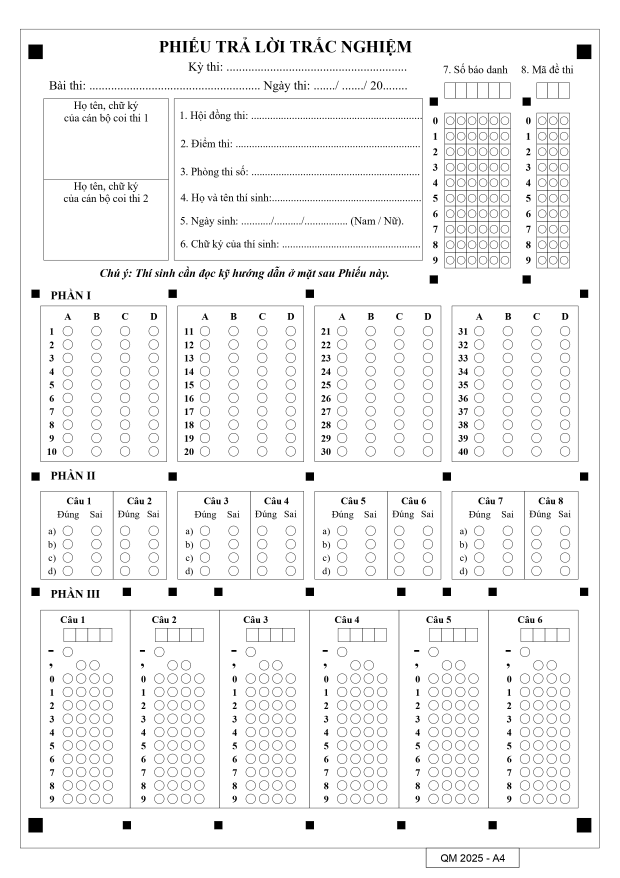
#> input picture cacmaubaithi/40-08-06---QM-2025---A4/QM 2025 - A4_page-0001.jpg, 2480 x 3509 px (shown at 1/4 size); its folder holds only this picture in this run
$ python verify_toolbox_geometry.py   (older library calls are emulated)
#> lines starting #> are read from the running program, lines starting #| are printed output that depends on the picture; after the words box and inside, x2 and y2 are one past the last pixel; in counts of white or black regions, pixels touching at a corner belong together
### grading/engine/hi.py
"""
==========================================================================
 HỆ THỐNG CHẤM BÀI TRẮC NGHIỆM OMR (Optical Mark Recognition)
 Phiếu trắc nghiệm Việt Nam - OpenCV thuần (không Deep Learning)
==========================================================================
Cấu trúc phiếu:
  - Phần I  : 40 câu ABCD, 4 cột x 10 hàng
  - Phần II : 8 câu, mỗi câu a/b/c/d x Đúng/Sai
  - Phần III: 6 câu điền số (dấu trừ, dấu phẩy, 4 cột số 0-9)

Tọa độ bubble đã calibrate bằng HoughCircles trên ảnh warped 1400x1920.

Chống nhiễu chữ in (A, B, C, D, số thứ tự...) — 3 LỚP BẢO VỆ:
  LỚP 1) erase_printed_text(): tô TRẮNG chữ in trên ảnh warped TRƯỚC threshold
         → Xóa mạnh vùng rộng nhưng BẢO VỆ bubble bằng lỗ tròn (punch-holes)
  LỚP 2) Morphological opening: loại nét mảnh còn sót (viền, stroke nhỏ)
  LỚP 3) mask_printed_text(): tô ĐEN vùng text trên threshold (safety net)
"""

import cv2
import numpy as np
import os
import json
import logging
from datetime import datetime
from PIL import Image, ExifTags
from skimage import exposure

# Preserve direct CLI/legacy import of hi.py outside the repository root.
if not __package__:
    import sys
    sys.path.insert(0, os.path.dirname(os.path.dirname(os.path.dirname(os.path.abspath(__file__)))))
from grading.cpu_runtime import serialized_grading

logger = logging.getLogger(__name__)

# ╔════════════════════════════════════════════════════════════════════════╗
# ║                        CẤU HÌNH CHUNG                               ║
# ╚════════════════════════════════════════════════════════════════════════╝

# --- Kích thước ảnh warped (sau perspective transform) ---
WARP_WIDTH = 1400
WARP_HEIGHT = 1920

# --- Vùng crop tên học sinh trên ảnh warped ---
# (x, y, w, h) — dòng "4. Họ và tên thí sinh:......."
NAME_REGION = (255, 300, 745, 60)

# --- Tham số phát hiện bubble ---
# Ngưỡng tỷ lệ pixel đen / tổng pixel trong vòng tròn
# Bubble rỗng (viền) ~0.05-0.12 trên ảnh cleaned
# Bubble đã tô        ~0.25-0.85 (phone camera thấp hơn scan)
# Chỉnh trong khoảng 0.22 - 0.38 tùy chất lượng in/scan/phone
FILL_THRESHOLD = 0.15

# Bán kính bubble (pixel trên ảnh warped, đo từ HoughCircles ~11-14)
BUBBLE_RADIUS = 13

# IMPROVEMENT 2: Multi-scale bubble radius based on image dimensions
# [9 lines left out: function _calc_adaptive_radius, not called in this run]

# Kích thước kernel morphological opening (LỚP 2) để loại nét chữ in
# Kernel 5x5 loại nét < 5px (chữ in ~2-3px, viền bubble ~2px)
# === CHỈNH KERNEL Ở ĐÂY === (5=an toàn, 7=mạnh hơn nhưng có thể phá bubble nhạt)
MORPH_KERNEL_SIZE = 3

# Ngưỡng circularity (hình tròn = 1.0, chữ cái < 0.5)
# Bubble tô đặc: circularity ~0.7-1.0
# Chữ cái A,B,C,D: circularity ~0.2-0.5
# === CHỈNH CIRCULARITY Ở ĐÂY === (0=tắt, 0.4-0.7=lọc text, >0.7=quá strict)
CIRCULARITY_THRESHOLD = 0.6

# Bán kính vùng bảo vệ bubble khi xóa text (LỚP 1)
# Phải >= BUBBLE_RADIUS để không xóa vào bubble
# +8px margin cho sai lệch warp ảnh phone (trước: +3px quá ít)
BUBBLE_PROTECT_RADIUS = BUBBLE_RADIUS + 8

# --- Hybrid OpenCV + CNN (bubble classifier) ---
# Có thể tắt CNN qua env var: HYBRID_CNN_ENABLE=0 (server yếu)
HYBRID_CNN_ENABLE = os.environ.get("HYBRID_CNN_ENABLE", "1").strip().lower() not in ("0", "false", "no")
BUBBLE_CNN_PATH = os.path.join(os.path.dirname(__file__), "bubble_cnn.pth")
BUBBLE_CNN_ONNX_PATH = os.path.join(os.path.dirname(__file__), "bubble_cnn.onnx")
CNN_IMG_SIZE = 32
CNN_FILL_THRESHOLD = 0.5
HYBRID_RATIO_LOW = 0.12
HYBRID_RATIO_HIGH = 0.45

# Part III hybrid thresholds (scores are 0-1)
P3_SIGN_SCORE_MIN = 0.18
P3_COMMA_SCORE_MIN = 0.10
P3_COMMA_GAP_MIN = 0.05
P3_DIGIT_SCORE_MIN = 0.28
P3_DIGIT_GAP_MIN = 0.05
P3_BLANK_COL_STD_MIN = 0.035
P3_OCR_ENABLE = os.environ.get("P3_OCR_ENABLE", "0").strip().lower() in ("1", "true", "yes")
P3_OCR_BOX_Y_OFFSET = -55  # relative to PART3_SIGN_Y
P3_OCR_BOX_SIZE = 34
P3_OCR_INK_MIN = 0.04
P3_OCR_INK_MAX = 0.45

# SBD/Mã đề thresholds (lighter pencil marks)
SBD_MADE_TOP_MIN = 0.18
SBD_MADE_GAP_MIN = 0.06
SBD_MADE_FALLBACK_TOP_MIN = 0.15
SBD_MADE_FALLBACK_GAP_MIN = 0.08

_CNN_MODEL = None
_CNN_DEVICE = None
_CNN_READY = False
_CNN_ERROR = None

# ╔════════════════════════════════════════════════════════════════════════╗
# ║              TỌA ĐỘ PHẦN I - 40 câu ABCD (4 cột x 10 hàng)        ║
# ╚════════════════════════════════════════════════════════════════════════╝
# start_x, start_y: tâm bubble đầu tiên (lựa chọn A, câu 1 của cột)
# step_x: khoảng cách ngang giữa A→B→C→D (~73px)
# step_y: khoảng cách dọc giữa các câu (~33px)
PART1_COLS = [
    {"start_x": 82,   "start_y": 689, "step_x": 72.3, "step_y": 33.1, "q_start": 1},   # Cột 1: Q1-Q10
    {"start_x": 430,  "start_y": 691, "step_x": 74,   "step_y": 33.1, "q_start": 11},  # Cột 2: Q11-Q20
    {"start_x": 781,  "start_y": 691, "step_x": 73,   "step_y": 33.1, "q_start": 21},  # Cột 3: Q21-Q30
    {"start_x": 1130, "start_y": 691, "step_x": 73,   "step_y": 33.1, "q_start": 31},  # Cột 4: Q31-Q40
]
PART1_NUM_ROWS = 10
PART1_CHOICES = ["A", "B", "C", "D"]

# ╔════════════════════════════════════════════════════════════════════════╗
# ║       TỌA ĐỘ PHẦN II - 8 câu x (a/b/c/d) x (Đúng/Sai)           ║
# ╚════════════════════════════════════════════════════════════════════════╝
# Mỗi block: start_x = tâm cột Đúng, start_x + step = tâm cột Sai
PART2_BLOCKS = [
    {"start_x": 81,   "start_y": 1190, "q": 1},
    {"start_x": 228,  "start_y": 1190, "q": 2},
    {"start_x": 430,  "start_y": 1190, "q": 3},
    {"start_x": 577,  "start_y": 1190, "q": 4},
    {"start_x": 781,  "start_y": 1190, "q": 5},
    {"start_x": 927,  "start_y": 1190, "q": 6},
    {"start_x": 1130, "start_y": 1190, "q": 7},
    {"start_x": 1276, "start_y": 1190, "q": 8},
]
PART2_STEP_X = 73   # Khoảng cách Đúng → Sai
PART2_STEP_Y = 33   # Khoảng cách a → b → c → d
PART2_ROWS = ["a", "b", "c", "d"]

# ╔════════════════════════════════════════════════════════════════════════╗
# ║      TỌA ĐỘ PHẦN III - 6 câu điền số (dấu trừ, phẩy, 4 cột 0-9) ║
# ╚════════════════════════════════════════════════════════════════════════╝
# Mỗi câu: sign_x = tâm bubble dấu trừ, cols_x = [4 tâm cột số]
PART3_BLOCKS = [
    {"sign_x": 81,   "cols_x": [90,  124, 159, 192],  "q": 1},
    {"sign_x": 313,  "cols_x": [324, 357, 391, 425],  "q": 2},
    {"sign_x": 547,  "cols_x": [557, 591, 624, 659],  "q": 3},
    {"sign_x": 780,  "cols_x": [790, 823, 858, 892],  "q": 4},
    {"sign_x": 1013, "cols_x": [1023, 1057, 1091, 1125], "q": 5},
    {"sign_x": 1247, "cols_x": [1249, 1283, 1317, 1351], "q": 6},
]
PART3_SIGN_Y = 1490         # Hàng dấu trừ (-)
PART3_COMMA_Y = 1522        # Hàng dấu phẩy (.)
PART3_DIGIT_START_Y = 1555  # Hàng chữ số 0
PART3_DIGIT_STEP_Y = 33.1   # Bước giữa các hàng 0→1→...→9
PART3_NUM_DIGIT_COLS = 4

# ╔════════════════════════════════════════════════════════════════════════╗
# ║     TỌA ĐỘ SỐ BÁO DANH (6 chữ số) + MÃ ĐỀ (3 chữ số)            ║
# ╚════════════════════════════════════════════════════════════════════════╝
# Vùng góc trên bên phải, mỗi cột có 10 bubble (digits 0-9)
# Tọa độ x cho từng cột (calibrated bằng HoughCircles)
SBD_COLS_X = [1057, 1085, 1113, 1141, 1169, 1197]  # 6 cột Số báo danh
MADE_COLS_X = [1292, 1321, 1345]                     # 3 cột Mã đề
# Tọa độ y cho hàng digit 0-9 (không đều nên dùng mảng tường minh)
SBD_MADE_DIGIT_Y = [173, 206, 249, 285, 326, 363, 401, 440, 480, 517]

# ╔════════════════════════════════════════════════════════════════════════╗
# ║    VÙNG CHỮ IN CẦN XÓA (aggressive — dùng với bubble protection)  ║
# ╚════════════════════════════════════════════════════════════════════════╝
# Mỗi vùng (x1, y1, x2, y2) sẽ bị xóa trắng/đen, NGOẠI TRỪ vùng tròn
# quanh mỗi bubble center (punch-holes). Nhờ đó có thể phủ RẤT RỘNG mà
# không phá hủy dữ liệu bubble.

def _build_text_erase_regions():
    """
    Tạo danh sách vùng chữ in cần xóa — RỘNG TỐI ĐA.
    Bubble được bảo vệ bởi punch-holes nên không sợ mất dữ liệu.
    """
    # === CHỈNH VÙNG MASK Ở ĐÂY ===
    regions = []

    # --- Phần I: Header "A B C D" + banner "PHẦN I" ---
    # Phủ TOÀN BỘ từ banner đến sát row 1 (y=590→680)
    # Chữ A,B,C,D thực tế ở y=655-668 → phải phủ đến y≥670
    # Bubble row 1 ở y=660 nhưng ĐƯỢC BẢO VỆ bởi punch-holes
    for cfg in PART1_COLS:
        sx = cfg["start_x"]
        ex = sx + 3 * cfg["step_x"]
        regions.append((sx - 30, 590, ex + 30, 680))
        # Số thứ tự câu bên trái: "1", "2", ..., "10"
        y_top = int(cfg["start_y"] - 15)
        col_rows = cfg.get("num_rows", PART1_NUM_ROWS)
        y_bot = int(cfg["start_y"] + (col_rows - 1) * cfg["step_y"] + 22)
        regions.append((sx - 60, y_top, sx - 3, y_bot))

    # Banner "PHẦN I" phía trên
    regions.append((15, 570, 1385, 595))

    # --- Phần II: Header "Câu N" + "Đúng Sai" + label "a) b) c) d)" ---
    regions.append((25, 1095, 1375, 1188))
    for blk in PART2_BLOCKS:
        sx = blk["start_x"]
        y_top = blk["start_y"] - 12
        y_bot = int(blk["start_y"] + 3 * PART2_STEP_Y + 12)
        regions.append((sx - 35, y_top, sx - 3, y_bot))

    # --- Phần III: Header "Câu N" + label "0"-"9" ---
    # CHÚ Ý: KHÔNG mask sign(-) và comma(.) — chỉ mask label số
    regions.append((25, 1305, 1375, 1400))
    for blk in PART3_BLOCKS:
        first_col_x = blk["cols_x"][0]
        y_top = int(PART3_DIGIT_START_Y - 8)
        y_bot = int(PART3_DIGIT_START_Y + 9 * PART3_DIGIT_STEP_Y + 15)
        regions.append((first_col_x - 45, y_top, first_col_x - 3, y_bot))

    # --- SBD + Mã đề: Label "0"-"9" bên trái ---
    sbd_left = min(SBD_COLS_X) - 45
    sbd_right = min(SBD_COLS_X) - 3
    regions.append((sbd_left, SBD_MADE_DIGIT_Y[0] - 8, sbd_right, SBD_MADE_DIGIT_Y[-1] + 15))
    made_left = min(MADE_COLS_X) - 45
    made_right = min(MADE_COLS_X) - 3
    regions.append((made_left, SBD_MADE_DIGIT_Y[0] - 8, made_right, SBD_MADE_DIGIT_Y[-1] + 15))

    return regions


TEXT_ERASE_REGIONS = _build_text_erase_regions()


def _collect_all_bubble_centers():
    """Thu thập TẤT CẢ tâm bubble trên phiếu → dùng cho punch-holes bảo vệ."""
    centers = []
    # Part I: mỗi cột có thể có num_rows riêng (hỗ trợ biến thể 26, 30 câu)
    for cfg in PART1_COLS:
        col_rows = cfg.get("num_rows", PART1_NUM_ROWS)
        for ci in range(4):
            for ri in range(col_rows):
                cx = int(cfg["start_x"] + ci * cfg["step_x"])
                cy = int(cfg["start_y"] + ri * cfg["step_y"])
                centers.append((cx, cy))
    # Part II: 8 block × 4 hàng × 2 cột = 64 bubble
    for blk in PART2_BLOCKS:
        for ci in range(2):
            for ri in range(4):
                cx = int(blk["start_x"] + ci * PART2_STEP_X)
                cy = int(blk["start_y"] + ri * PART2_STEP_Y)
                centers.append((cx, cy))
    # Part III: 6 câu × (1 sign + 4 comma + 4×10 digits)
    for blk in PART3_BLOCKS:
        centers.append((int(blk["sign_x"]), PART3_SIGN_Y))
        for col_x in blk["cols_x"]:
            centers.append((int(col_x), PART3_COMMA_Y))
            for d in range(10):
                cy = int(PART3_DIGIT_START_Y + d * PART3_DIGIT_STEP_Y)
                centers.append((int(col_x), cy))
    # SBD + Mã đề
    for cx in list(SBD_COLS_X) + list(MADE_COLS_X):
        for cy in SBD_MADE_DIGIT_Y:
            centers.append((int(cx), int(cy)))
    return centers


ALL_BUBBLE_CENTERS = _collect_all_bubble_centers()


def _build_erase_mask():
    """
    Pre-compute erase mask 1 lần duy nhất khi load module.
    Pixel=255 → sẽ bị xóa (trắng trên warped, đen trên threshold).
    Pixel=0   → được giữ nguyên (bao gồm vùng bubble).
    """
    mask = np.zeros((WARP_HEIGHT, WARP_WIDTH), dtype=np.uint8)
    # Phủ tất cả vùng text
    for (x1, y1, x2, y2) in TEXT_ERASE_REGIONS:
        x1c = max(0, int(x1))
        y1c = max(0, int(y1))
        x2c = min(WARP_WIDTH, int(x2))
        y2c = min(WARP_HEIGHT, int(y2))
        mask[y1c:y2c, x1c:x2c] = 255
    # Đục lỗ tròn (punch-holes) tại mỗi bubble center → bảo vệ bubble
    for (cx, cy) in ALL_BUBBLE_CENTERS:
        cv2.circle(mask, (cx, cy), BUBBLE_PROTECT_RADIUS, 0, -1)
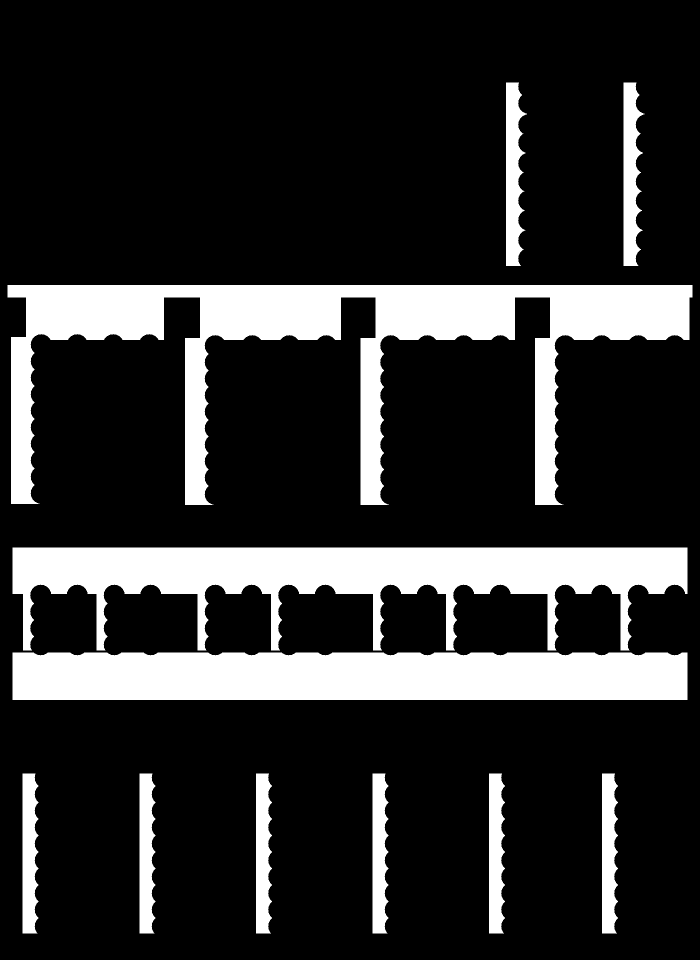
#> mask: shape (1920, 1400) (shown at 1/2 size); 19% white; 11 white regions, largest, box (x1, y1, x2, y2) and area: (15, 570, 1385, 1010) 181189, (25, 1095, 1375, 1301) 131454, (25, 1305, 1375, 1400) 126586
    return mask


ERASE_MASK = _build_erase_mask()


# ╔════════════════════════════════════════════════════════════════════════╗
# ║                 JSON: LOAD TEMPLATE / ANSWERS / SAVE                 ║
# ╚════════════════════════════════════════════════════════════════════════╝

# [339 lines left out: functions load_template, load_answers, save_result, export_excel, order_points, not called in this run]


# ╔════════════════════════════════════════════════════════════════════════╗
# ║   BƯỚC 1-2: TỰ ĐỘNG PHÁT HIỆN GIẤY + NẮN THẲNG ẢNH               ║
# ║   auto_deskew_and_crop — Pipeline 2 lớp robust cho ảnh thực tế     ║
# ╚════════════════════════════════════════════════════════════════════════╝

# --- Tham số paper detection ---
_PAPER_MIN_AREA_RATIO = 0.10  # Giấy chiếm tối thiểu 10% ảnh (phone xa)
_PAPER_MAX_AREA_RATIO = 0.98  # Tối đa 98%
_PAPER_SIDE_RATIO_MIN = 0.35  # Cạnh đối diện chênh tối đa 65% (perspective)
_PAPER_ASPECT_MIN     = 0.45  # min(w,h)/max(w,h) — A4 dọc ≈ 0.73

# --- Tham số corner markers ---
_MARKER_MIN_AREA_RATIO = 0.0001  # Ô vuông nhỏ nhất (phone xa, ảnh lớn)
_MARKER_MAX_AREA_RATIO = 0.012   # Ô vuông lớn nhất

# --- Tham số refinement ---
_REFINE_MARKER_MIN = 0.00003     # Marker trên ảnh warped nhỏ hơn
_REFINE_MARKER_MAX = 0.004
_REFINE_MIN_SPAN   = 0.60        # 4 marker phải trải ≥60% ảnh warped
_REFINE_MARGIN     = 0.20        # Mỗi marker phải trong 20% từ góc ảnh


# [449 lines left out: functions _score_warp_quality, auto_deskew_and_crop, _validate_marker_quad, _result, _draw_debug, not called in this run]


# ━━━━━━━━━━━━━━━━━━━━━━━━━━━━━━━━━━━━━━━━━━━━━━━━━━━━━━━━━━━━━━━━━━━━
#  LỚP 1: CORNER MARKERS — tìm 4 ô vuông đen ở 4 góc phiếu
# ━━━━━━━━━━━━━━━━━━━━━━━━━━━━━━━━━━━━━━━━━━━━━━━━━━━━━━━━━━━━━━━━━━━━

def _find_corner_markers(image, debug_img=None,
                          min_ratio=_MARKER_MIN_AREA_RATIO,
                          max_ratio=_MARKER_MAX_AREA_RATIO):
    """
    Tìm 4 ô vuông đen ở 4 góc phiếu.
    Thử adaptive → simple threshold.
    Trả về 4 điểm float32 hoặc None.
    """
    # [CHAMTN TOURNAMENT] Ưu tiên thuật toán Directional Tournament từ ChamTN
    # Triệt tiêu hoàn toàn nhiễu từ sàn gạch hoa văn, bàn gỗ phức tạp
    try:
        from chamtn_core import ChamTNEngine
        chamtn_quad = ChamTNEngine.find_corner_markers(image)
        if chamtn_quad is not None and len(chamtn_quad) == 4:
            return chamtn_quad.astype(np.float32)
    except Exception:
        pass

    gray = cv2.cvtColor(image, cv2.COLOR_BGR2GRAY)
    h, w = image.shape[:2]
    min_a = (w * h) * min_ratio
    max_a = (w * h) * max_ratio

    all_sq = []

    # [IMPROVE] Preprocessing mạnh hơn cho ảnh phone camera
    # 1) Bilateral filter: giữ edge, giảm noise
    bilateral = cv2.bilateralFilter(gray, 9, 75, 75)
    # 2) CLAHE: tăng contrast cục bộ
    clahe = cv2.createCLAHE(clipLimit=2.0, tileGridSize=(8, 8))
    enhanced = clahe.apply(bilateral)
    blurred = cv2.GaussianBlur(enhanced, (5, 5), 0)

    # Chiến lược 1: Adaptive threshold (chịu ánh sáng không đều)
    at = cv2.adaptiveThreshold(blurred, 255, cv2.ADAPTIVE_THRESH_GAUSSIAN_C,
                               cv2.THRESH_BINARY_INV, 31, 10)
    all_sq.extend(_extract_squares(at, min_a, max_a))

    # [IMPROVE] Chiến lược 1b: Adaptive threshold với block lớn hơn (cho ảnh phone)
    if len(all_sq) < 4:
        at2 = cv2.adaptiveThreshold(blurred, 255, cv2.ADAPTIVE_THRESH_GAUSSIAN_C,
                                    cv2.THRESH_BINARY_INV, 51, 12)
        for s in _extract_squares(at2, min_a, max_a):
            if not any(abs(s[0]-e[0]) < 30 and abs(s[1]-e[1]) < 30
                       for e in all_sq):
                all_sq.append(s)

    # Chiến lược 2: Simple threshold (nhiều mức)
    if len(all_sq) < 4:
        for tval in [50, 60, 80, 100, 120, 140]:
            _, st = cv2.threshold(blurred, tval, 255, cv2.THRESH_BINARY_INV)
            for s in _extract_squares(st, min_a, max_a):
                if not any(abs(s[0]-e[0]) < 30 and abs(s[1]-e[1]) < 30
                           for e in all_sq):
                    all_sq.append(s)

    # [IMPROVE] Chiến lược 3: Otsu threshold (tự chọn ngưỡng tối ưu)
    if len(all_sq) < 4:
        _, otsu = cv2.threshold(blurred, 0, 255,
                                cv2.THRESH_BINARY_INV + cv2.THRESH_OTSU)
        for s in _extract_squares(otsu, min_a, max_a):
            if not any(abs(s[0]-e[0]) < 30 and abs(s[1]-e[1]) < 30
                       for e in all_sq):
                all_sq.append(s)

    if len(all_sq) < 4:
        return None

    # Chọn 4 ứng viên gần 4 góc ảnh nhất
    all_sq.sort(key=lambda s: s[2], reverse=True)
    cands = np.array([(s[0], s[1]) for s in all_sq[:30]], dtype="float32")
    corners = _greedy_assign_corners(cands, w, h)

    if debug_img is not None:
        for pt in corners:
            cv2.circle(debug_img, (int(pt[0]), int(pt[1])), 10, (255, 0, 0), -1)
        cv2.putText(debug_img, "MARKERS", (int(corners[0][0]),
                    max(15, int(corners[0][1]) - 15)),
                    cv2.FONT_HERSHEY_SIMPLEX, 1.0, (255, 0, 0), 2)

    # IMPROVEMENT 4: Sub-pixel corner refinement using cornerSubPix
    try:
        corners_float = np.float32(corners)
        criteria = (cv2.TERM_CRITERIA_EPS + cv2.TERM_CRITERIA_MAX_ITER, 30, 0.01)
        corners_refined = cv2.cornerSubPix(blurred, corners_float, (5, 5), (-1, -1), criteria)
        corners = corners_refined
    except Exception:
        pass  # If subpixel fails, use original corners

    return corners


# [646 lines left out: functions _extract_squares, _greedy_assign_corners, _find_paper_contour, _score_paper_quad, _best_quad_from_binary, _is_valid_quad and 8 more, not called in this run]


# Alias cho code cũ — detect_paper_and_warp gọi auto_deskew_and_crop
def detect_paper_and_warp(image, debug=False):
    """Alias tương thích: gọi auto_deskew_and_crop."""
    return auto_deskew_and_crop(image, debug=debug)


# [4 lines left out: function detect_corners, not called in this run]


def warp_perspective(image, corners):
    """Wrapper tương thích: nắn ảnh từ 4 góc đã cho."""
    return _warp_to_rect(image, corners)


# ╔════════════════════════════════════════════════════════════════════════╗
# ║   LỚP 1: XÓA CHỮ IN TRÊN ẢNH WARPED (Smart Erase + Punch-holes)  ║
# ╚════════════════════════════════════════════════════════════════════════╝

# [609 lines left out: functions erase_printed_text, _is_phone_camera, _live_box_background, preprocess, _preprocess_for_bubbles, detect_section_offsets and 9 more, not called in this run]


HYBRID_ALWAYS_CNN = False   # Only run CNN on ambiguous bubbles (saves ~80% time)

# [860 lines left out: functions _hybrid_score, _find_p3_box_near, _default_p3_box, _ocr_digit_from_box, _detect_filled_choices, _pick_answer and 12 more, not called in this run]


# ╔════════════════════════════════════════════════════════════════════════╗
# ║                  VẼ KẾT QUẢ LÊN ẢNH (Visualization)                ║
# ╚════════════════════════════════════════════════════════════════════════╝

# Màu sắc (BGR) — đậm, nổi bật
COLOR_CORRECT   = (0, 180, 0)     # Xanh lá đậm  - đáp án HS đúng
COLOR_WRONG     = (0, 0, 220)     # Đỏ đậm       - đáp án HS sai
COLOR_RIGHT_ANS = (0, 180, 0)     # Xanh lá đậm - đáp án đúng (khi HS sai)
COLOR_UNANSWERED = (0, 200, 255)  # Vàng đậm - chưa khoanh / bỏ trống
THICKNESS_MARK  = 5


# [928 lines left out: functions draw_results_part1, draw_results_part2, _parse_p3_string, draw_results_part3, draw_bubble_grid, process_sheet and 2 more, not called in this run]


# ╔════════════════════════════════════════════════════════════════════════╗
# ║          ĐÁP ÁN MẪU (thay đổi theo đề thi thực tế)                 ║
# ╚════════════════════════════════════════════════════════════════════════╝

SAMPLE_CORRECT = {
    "part1": {i: ["A", "B", "C", "D"][(i - 1) % 4] for i in range(1, 41)},
    "part2": {q: {"a": "Dung", "b": "Sai", "c": "Dung", "d": "Sai"} for q in range(1, 9)},
    "part3": {1: "1234", 2: "-5.67", 3: "0042", 4: "8", 5: "-9999", 6: "31.41"},
}


# ╔════════════════════════════════════════════════════════════════════════╗
# ║      TEST: Tạo phiếu mô phỏng (tô bubble lên ảnh trắng)           ║
# ╚════════════════════════════════════════════════════════════════════════╝

# [90 lines left out: function create_test_sheet, not called in this run]


# ╔════════════════════════════════════════════════════════════════════════╗
# ║                          ENTRY POINT (CLI)                            ║
# ╚════════════════════════════════════════════════════════════════════════╝

# [38 lines that do not run on import are left out]

### scripts/verify_toolbox_geometry.py
"""Compare the unchanged OMR corner detector on the source and rendered printable PDF."""
import json
import sys
from pathlib import Path
import cv2
import numpy as np

ROOT = Path(__file__).resolve().parents[1]
sys.path.insert(0, str(ROOT / 'grading/engine'))
import hi


def normalized_markers(path):
    image = cv2.imread(str(path))
#> image is the input picture: shape (3509, 2480, 3); min 0, max 255, mean 243.8
    points = hi._find_corner_markers(image)
    if points is None:
        raise RuntimeError(f'OMR could not find all four markers: {path.name}')
    return points / np.array([image.shape[1], image.shape[0]])


def main():
    output = ROOT / 'artifacts/toolbox_20261006'
    source = next((ROOT / 'cacmaubaithi/40-08-06---QM-2025---A4').glob('*.jpg'))
    original = normalized_markers(source)
    printed = normalized_markers(output / 'mau_40_08_06.png')
    delta = float(np.max(np.abs(original - printed)))
    result = {'source_markers': original.tolist(), 'pdf_markers': printed.tolist(), 'max_normalized_delta': delta,
              'tolerance': 0.005, 'passed': delta < 0.005,
              'method': 'same OMR marker detector on source JPEG and rasterized A4 PDF; not a physical print/camera test'}
    (output / 'template_geometry.json').write_text(json.dumps(result, indent=2), encoding='utf-8')
    print(json.dumps(result, indent=2))
    if not result['passed']:
        raise RuntimeError('PDF marker geometry changed')


if __name__ == '__main__':
    main()
#> (the call stopped at in _find_corner_markers, `chamtn_quad = ChamTNEngine.find_corner_markers(image)`: chamtn_core is not available in this run)
